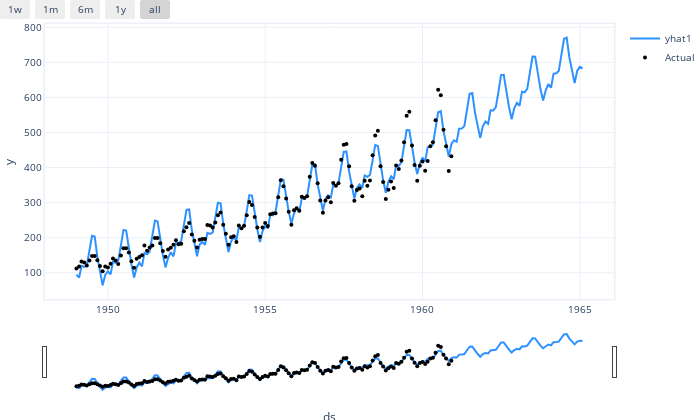

The cell this chart's notebook holds for it:
### Code cell
future = m.make_future_dataframe(df, periods=50, n_historic_predictions=len(df))
forecast = m.predict(future)
fig = m.plot(forecast)
fig = m.plot(forecast, plotting_backend="plotly").show()
# fig_param = m.plot_parameters()

### Figure 1 — Plotly figure (JSON) as saved in the notebook; plotly's stock layout.template omitted (floating-point values rounded to 4 significant figures; data arrays with more than 128 entries replaced by an {"elided": "..."} marker saying what was removed)
{"data": [{"fill": "none", "line": {"color": "rgba(45, 146, 255, 1.0)", "width": 2}, "mode": "lines", "name": "yhat1", "type": "scatter", "x": {"elided": "194 str values"}, "y": {"elided": "194 float values"}}, {"marker": {"color": "black", "size": 4}, "mode": "markers", "name": "Actual", "type": "scatter", "x": {"elided": "194 str values"}, "y": {"elided": "194 int values"}}], "layout": {"autosize": true, "font": {"size": 10}, "height": 420, "hovermode": "x unified", "margin": {"b": 0, "l": 0, "pad": 0, "r": 10, "t": 10}, "showlegend": true, "title": {"font": {"size": 12}}, "width": 700, "xaxis": {"linewidth": 1.5, "mirror": true, "rangeselector": {"buttons": [{"count": 7, "label": "1w", "step": "day", "stepmode": "backward"}, {"count": 1, "label": "1m", "step": "month", "stepmode": "backward"}, {"count": 6, "label": "6m", "step": "month", "stepmode": "backward"}, {"count": 1, "label": "1y", "step": "year", "stepmode": "backward"}, {"step": "all"}]}, "rangeslider": {"visible": true}, "showline": true, "title": {"text": "ds"}, "type": "date"}, "yaxis": {"linewidth": 1.5, "mirror": true, "showline": true, "title": {"text": "y"}}}}
